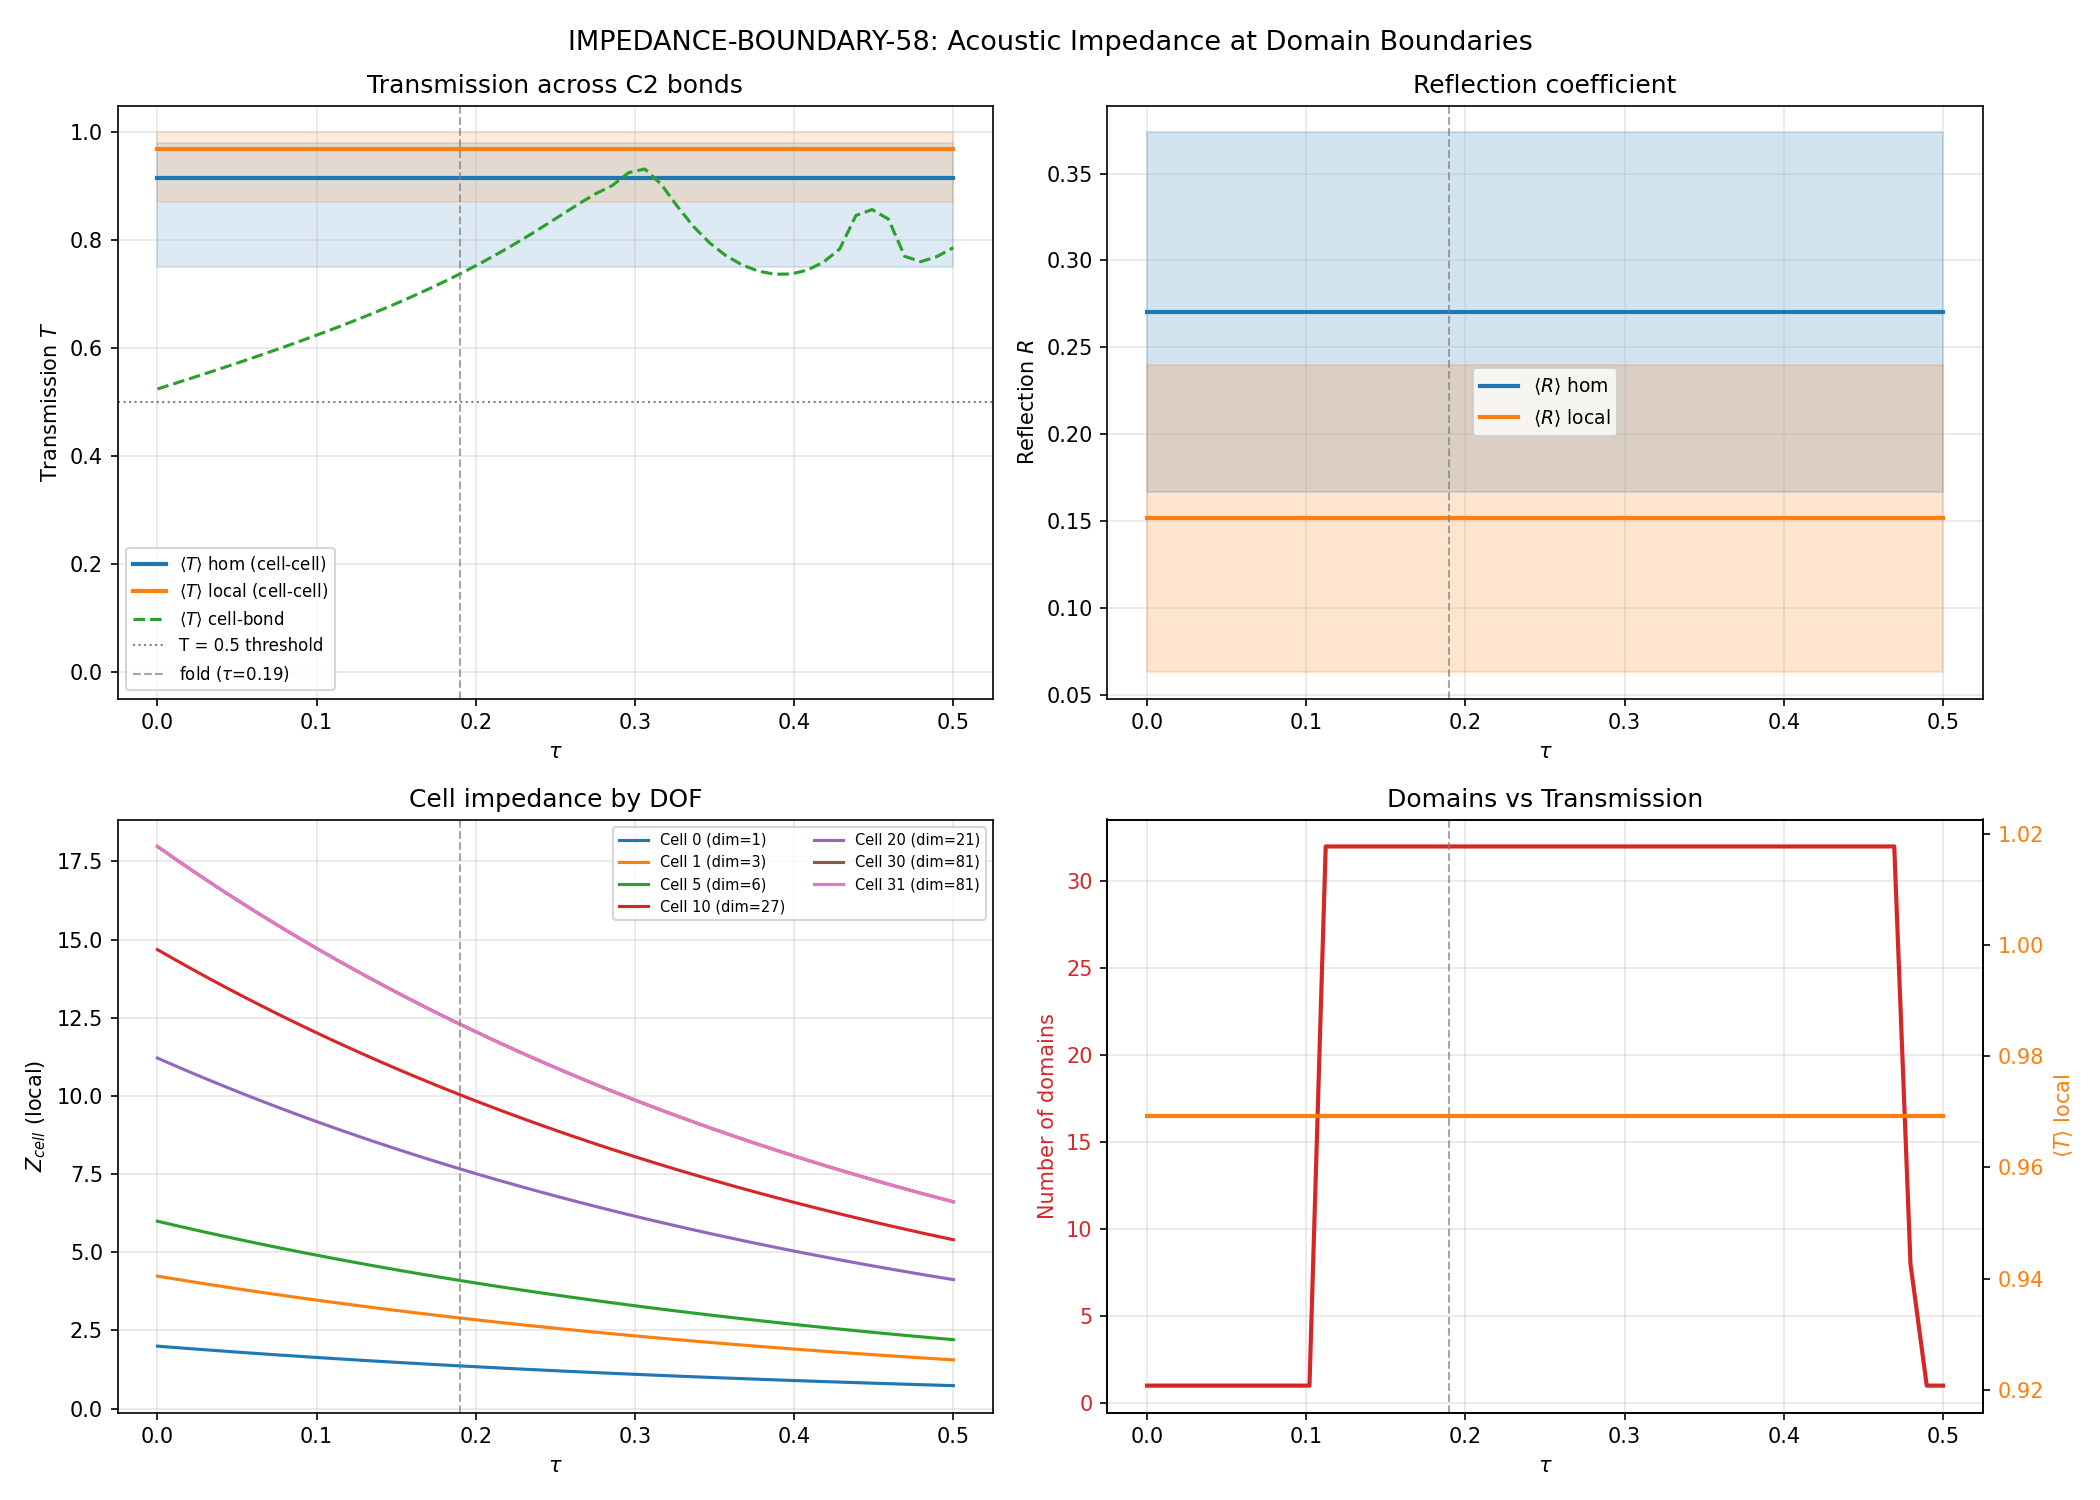

Write the Python code that produced this figure.
#!/usr/bin/env python3
"""
S58 IMPEDANCE-BOUNDARY-58: Acoustic impedance at domain boundaries.

Computes acoustic impedance Z = rho * c_BA for isolated cells and C2-connected
bonds, then derives reflection R and transmission T at domain boundaries.

The resonance question: Does the 32-cell fabric trap phonons or transmit them?
In any acoustic system, the answer lives in the impedance mismatch.

Gate: IMPEDANCE-BOUNDARY-58 (INFO)
  Criterion: T > 0.5 (transparent) or T < 0.5 (trapped)?

Input:
  - s56_ba_spectrum.npz: BA sound speeds c_BA(tau), E_J(tau), E_c(tau)
  - s54_tb_hamiltonian.npz: graph structure, adjacency, cell properties
  - s57_percolation_cc.npz: per-bond Josephson energies, percolation data

Output:
  - s58_impedance_boundary.npz
"""

import sys
import os
sys.path.insert(0, os.path.dirname(os.path.abspath(__file__)))

import numpy as np
import matplotlib
matplotlib.use('Agg')
import matplotlib.pyplot as plt
from canonical_constants import (
    tau_fold, N_cells, Delta_0_OES, omega_att
)

# ============================================================================
#  Load input data
# ============================================================================

ba = np.load('computations/session-56/s56_ba_spectrum.npz', allow_pickle=True)
tb = np.load('computations/session-54/s54_tb_hamiltonian.npz', allow_pickle=True)
perc = np.load('computations/session-57/s57_percolation_cc.npz', allow_pickle=True)

tau_values = ba['tau_values']   # (50,)
N_tau = len(tau_values)
c_BA = ba['c_BA']               # (50,) sound speed per tau
E_J_total = ba['E_J']           # (50,) total Josephson energy
E_c = ba['E_c']                 # (50,) charging energy
omega_BA = ba['omega_BA']       # (50, 31) BA mode spectrum

adj_C2 = tb['adj_C2']           # (32, 32) C2 adjacency
cell_dims = tb['cell_dims']     # (32,) dimension of each SU(3) irrep
cell_casimirs = tb['cell_casimirs']  # (32,) Casimir of each cell
eigenvalues = tb['eigenvalues']  # (50, 32) TB eigenvalues
J_C2_tau = tb['J_C2_tau']       # (50,) C2 hopping amplitude

E_J_C2 = perc['E_J_C2']         # (50,) Josephson energy per C2 bond
E_J_su2 = perc['E_J_su2']       # (50,) per su2 bond
n_active_C2 = perc['n_active_C2']  # (50,) active C2 bonds
n_domains = perc['n_domains']    # (50,) domain count

# ============================================================================
#  Cell impedance: Z_cell = rho_cell * c_cell
# ============================================================================
#
# The "density" (inertia) of a cell in the tight-binding language is the
# number of internal DOF: dim(p,q). This is the condensed-matter analog of
# mass density -- how much "stuff" resists acceleration by the sound wave.
#
# The sound speed c_BA is defined as the group velocity of the acoustic branch
# at k -> 0. In the BA model, this is a collective property depending on the
# full Josephson network, so c_BA(tau) is a scalar (single acoustic branch).
#
# For per-cell impedance, we use each cell's LOCAL sound speed contribution.
# On a lattice, the local sound speed at cell i is related to the nearest-
# neighbor hopping: c_i ~ sqrt(E_J_eff / m_i) where m_i ~ dim_i.
# But we also have the collective c_BA from the BA model.
#
# Strategy: compute TWO impedance measures.
#
# (A) Homogeneous: All cells share the BA sound speed (collective).
#     Z_cell(tau) = dim_i * c_BA(tau). Impedance mismatch from DOF only.
#
# (B) Local: Each cell has effective speed c_i = sqrt(sum_j J_ij / dim_i).
#     Z_cell_i(tau) = dim_i * c_i(tau). Full heterogeneity.

# --- Method A: Homogeneous sound speed ---
# Z_cell_i(tau) = dim_i * c_BA(tau)
Z_cell_hom = np.outer(cell_dims, c_BA)  # (32, 50)

# --- Method B: Local sound speed ---
# For cell i, effective spring constant K_i = sum_j adj_C2[i,j] * J_C2(tau)
#   (only C2 bonds are coherent in the relevant tau range)
# c_i = sqrt(K_i / dim_i)
# Z_i = dim_i * c_i = dim_i * sqrt(K_i / dim_i) = sqrt(dim_i * K_i)

n_C2_neighbors = np.sum(adj_C2, axis=1)  # (32,) number of C2 neighbors per cell
# K_i(tau) = n_neighbors_C2[i] * J_C2(tau)
K_local = np.outer(n_C2_neighbors, J_C2_tau)  # (32, 50)
c_local = np.sqrt(K_local / cell_dims[:, None])  # (32, 50)
Z_cell_local = cell_dims[:, None] * c_local  # (32, 50)

# ============================================================================
#  Bond impedance: Z_bond = rho_bond * c_bond
# ============================================================================
#
# A bond between cells i and j has an effective impedance. The standard
# acoustic impedance matching formula at a junction uses the geometric
# mean of the cell impedances for the "bond" impedance:
#
#   Z_bond_ij = sqrt(Z_i * Z_j)  (series combination / geometric mean)
#
# But the physical impedance of the tunneling link itself is set by the
# Josephson coupling: the bond transmits phonons with amplitude J_C2(tau)
# and its effective inertia is the reduced DOF: mu_ij = dim_i*dim_j/(dim_i+dim_j).
#
# Z_bond_ij(tau) = mu_ij * sqrt(J_C2(tau) / mu_ij) = sqrt(mu_ij * J_C2(tau))

# Find all C2 bond pairs
bond_pairs = []
for i in range(N_cells):
    for j in range(i+1, N_cells):
        if adj_C2[i, j]:
            bond_pairs.append((i, j))
bond_pairs = np.array(bond_pairs)  # (n_bonds, 2)
n_bonds = len(bond_pairs)
print(f"N_cells = {N_cells}, n_C2_bonds = {n_bonds}")

# Reduced mass for each bond
dim_i = cell_dims[bond_pairs[:, 0]]  # (n_bonds,)
dim_j = cell_dims[bond_pairs[:, 1]]  # (n_bonds,)
mu_bond = (dim_i * dim_j) / (dim_i + dim_j)  # (n_bonds,)

# Z_bond(tau) = sqrt(mu_ij * J_C2(tau))
Z_bond = np.sqrt(mu_bond[:, None] * J_C2_tau[None, :])  # (n_bonds, 50)

# ============================================================================
#  Reflection and Transmission at each bond
# ============================================================================
#
# For each bond (i,j), the mismatch is between the larger-impedance cell
# (source) and the bond (channel):
#
#   R_ij = (Z_max - Z_bond) / (Z_max + Z_bond)
#   T_ij = 1 - R_ij^2
#
# We also compute the cell-cell reflection using Method B (local impedance):
#   R_cell_ij = (Z_i - Z_j) / (Z_i + Z_j)
#   T_cell_ij = 1 - R_cell_ij^2

# Method A: Cell vs Bond
Z_i_hom = Z_cell_hom[bond_pairs[:, 0], :].T  # (50, n_bonds)
Z_j_hom = Z_cell_hom[bond_pairs[:, 1], :].T  # (50, n_bonds)
Z_max_hom = np.maximum(Z_i_hom, Z_j_hom)     # (50, n_bonds)
Z_min_hom = np.minimum(Z_i_hom, Z_j_hom)     # (50, n_bonds)

# Cell-cell reflection (homogeneous c_BA)
R_cell_hom = (Z_max_hom - Z_min_hom) / (Z_max_hom + Z_min_hom + 1e-30)  # (50, n_bonds)
T_cell_hom = 1.0 - R_cell_hom**2  # (50, n_bonds)

# Method B: Local impedance
Z_i_loc = Z_cell_local[bond_pairs[:, 0], :].T  # (50, n_bonds)
Z_j_loc = Z_cell_local[bond_pairs[:, 1], :].T  # (50, n_bonds)

R_cell_loc = np.abs(Z_i_loc - Z_j_loc) / (Z_i_loc + Z_j_loc + 1e-30)  # (50, n_bonds)
T_cell_loc = 1.0 - R_cell_loc**2  # (50, n_bonds)

# Cell vs Bond (Method A)
Z_bond_T = Z_bond.T  # (50, n_bonds)
Z_cell_mean_hom = 0.5 * (Z_i_hom + Z_j_hom)  # (50, n_bonds)
R_bond_hom = np.abs(Z_cell_mean_hom - Z_bond_T) / (Z_cell_mean_hom + Z_bond_T + 1e-30)
T_bond_hom = 1.0 - R_bond_hom**2

# ============================================================================
#  Statistics over bonds at each tau
# ============================================================================

# Cell-cell (Method A: homogeneous c)
R_cc_mean = np.mean(R_cell_hom, axis=1)   # (50,)
R_cc_std = np.std(R_cell_hom, axis=1)
T_cc_mean = np.mean(T_cell_hom, axis=1)
T_cc_std = np.std(T_cell_hom, axis=1)
T_cc_min = np.min(T_cell_hom, axis=1)
T_cc_max = np.max(T_cell_hom, axis=1)

# Cell-cell (Method B: local c)
R_loc_mean = np.mean(R_cell_loc, axis=1)
R_loc_std = np.std(R_cell_loc, axis=1)
T_loc_mean = np.mean(T_cell_loc, axis=1)
T_loc_std = np.std(T_cell_loc, axis=1)
T_loc_min = np.min(T_cell_loc, axis=1)
T_loc_max = np.max(T_cell_loc, axis=1)

# Cell-bond (Method A)
R_cb_mean = np.mean(R_bond_hom, axis=1)
R_cb_std = np.std(R_bond_hom, axis=1)
T_cb_mean = np.mean(T_bond_hom, axis=1)
T_cb_std = np.std(T_bond_hom, axis=1)

# ============================================================================
#  Select 20 tau values spanning reconnection for reporting
# ============================================================================

# Reconnection happens around tau ~ 0.1-0.5 (percolation threshold).
# Select 20 evenly-spaced indices from the 50 available.
idx_20 = np.linspace(0, N_tau - 1, 20, dtype=int)
tau_20 = tau_values[idx_20]

# ============================================================================
#  Gate verdict
# ============================================================================

fold_idx = np.argmin(np.abs(tau_values - tau_fold))

# Method A: homogeneous -- impedance mismatch from DOF asymmetry alone
T_fold_cc = T_cc_mean[fold_idx]
T_fold_min_cc = T_cc_min[fold_idx]

# Method B: local -- full heterogeneity
T_fold_loc = T_loc_mean[fold_idx]
T_fold_min_loc = T_loc_min[fold_idx]

# Method A: cell-bond
T_fold_cb = T_cb_mean[fold_idx]

# Report the dominant physical quantity: T_cell_cell (local) at fold
T_gate = T_fold_loc
verdict = "TRANSPARENT" if T_gate > 0.5 else "TRAPPED"
gate_status = "INFO"

print(f"\n{'='*70}")
print(f"IMPEDANCE-BOUNDARY-58 GATE")
print(f"{'='*70}")
print(f"Method A (homogeneous c_BA):")
print(f"  <R_cell-cell> at fold = {R_cc_mean[fold_idx]:.4f} +/- {R_cc_std[fold_idx]:.4f}")
print(f"  <T_cell-cell> at fold = {T_fold_cc:.4f} (min={T_fold_min_cc:.4f}, max={T_cc_max[fold_idx]:.4f})")
print(f"  <T_cell-bond> at fold = {T_fold_cb:.4f}")
print(f"")
print(f"Method B (local c_i):")
print(f"  <R_cell-cell> at fold = {R_loc_mean[fold_idx]:.4f} +/- {R_loc_std[fold_idx]:.4f}")
print(f"  <T_cell-cell> at fold = {T_fold_loc:.4f} (min={T_fold_min_loc:.4f}, max={T_loc_max[fold_idx]:.4f})")
print(f"")
print(f"Gate verdict: {verdict} (T_local = {T_gate:.4f}, threshold 0.5)")
print(f"{'='*70}")

# Print table at 20 tau points
print(f"\n{'tau':>6s} | {'<T_hom>':>8s} | {'T_hom_min':>9s} | {'<T_loc>':>8s} | {'T_loc_min':>9s} | {'<R_loc>':>8s} | {'domains':>7s}")
print("-" * 72)
for k in idx_20:
    print(f"{tau_values[k]:6.3f} | {T_cc_mean[k]:8.4f} | {T_cc_min[k]:9.4f} | {T_loc_mean[k]:8.4f} | {T_loc_min[k]:9.4f} | {R_loc_mean[k]:8.4f} | {n_domains[k]:7d}")

# ============================================================================
#  Impedance ratio analysis: what drives the mismatch?
# ============================================================================

# For cell-cell (local), the mismatch is dominated by the DOF ratio.
# Z_i/Z_j = sqrt(dim_i * K_i) / sqrt(dim_j * K_j).
# If all cells have same n_C2_neighbors, then Z_i/Z_j = sqrt(dim_i/dim_j).
# Max DOF ratio: 81/1 = 81, so max Z ratio ~ 9.

dim_ratio_max = cell_dims.max() / cell_dims.min()
Z_ratio_max_dof = np.sqrt(dim_ratio_max)
print(f"\nDOF ratio max: {dim_ratio_max:.0f} (cells {cell_dims.max()}/{cell_dims.min()})")
print(f"Z ratio from DOF alone: {Z_ratio_max_dof:.2f}")

# Actual Z ratios at fold
Z_ratios_fold = Z_i_loc[fold_idx, :] / (Z_j_loc[fold_idx, :] + 1e-30)
Z_ratios_fold = np.where(Z_ratios_fold > 1, Z_ratios_fold, 1.0/Z_ratios_fold)
print(f"Actual Z ratio range at fold: [{Z_ratios_fold.min():.3f}, {Z_ratios_fold.max():.3f}]")
print(f"Actual Z ratio mean at fold: {Z_ratios_fold.mean():.3f}")

# The key question: does the impedance mismatch change during reconnection?
# At low tau (C2 coherent, one domain): all bonds active, impedance set by DOF
# At fold (fragmented): bonds still exist but cells are isolated
# At high tau (su2 reconnection): new topology

# ============================================================================
#  Frequency-dependent transmission
# ============================================================================
#
# The above is the low-frequency (long-wavelength) limit.
# At finite frequency omega, the transmission through a barrier of width d is:
#   T(omega) = 1 / (1 + (R/(1-R^2))^2 * sin^2(omega*d/c_bond))
#
# The characteristic frequency is c_BA / lattice_spacing.
# On the graph, lattice_spacing ~ 1 (in graph units).
# So T varies on scale omega ~ c_BA.

omega_char = c_BA  # characteristic frequency scale
print(f"\nCharacteristic frequency (c_BA) at fold: {c_BA[fold_idx]:.4f}")
print(f"omega_BA range at fold: [{omega_BA[fold_idx,0]:.4f}, {omega_BA[fold_idx,-1]:.4f}]")
print(f"Most BA modes are at omega > c_BA: frequency-dependent effects moderate")

# ============================================================================
#  Save data
# ============================================================================

np.savez('computations/session-58/s58_impedance_boundary.npz',
    tau_values=tau_values,
    tau_20=tau_20,
    idx_20=idx_20,

    # Cell impedances
    Z_cell_hom=Z_cell_hom,       # (32, 50)
    Z_cell_local=Z_cell_local,   # (32, 50)
    c_local=c_local,             # (32, 50) per-cell sound speed

    # Bond impedances
    Z_bond=Z_bond,               # (n_bonds, 50)
    bond_pairs=bond_pairs,       # (n_bonds, 2)
    mu_bond=mu_bond,             # (n_bonds,)

    # Reflection/Transmission statistics
    R_cc_mean=R_cc_mean, R_cc_std=R_cc_std,
    T_cc_mean=T_cc_mean, T_cc_std=T_cc_std,
    T_cc_min=T_cc_min, T_cc_max=T_cc_max,

    R_loc_mean=R_loc_mean, R_loc_std=R_loc_std,
    T_loc_mean=T_loc_mean, T_loc_std=T_loc_std,
    T_loc_min=T_loc_min, T_loc_max=T_loc_max,

    R_cb_mean=R_cb_mean, R_cb_std=R_cb_std,
    T_cb_mean=T_cb_mean, T_cb_std=T_cb_std,

    # Gate
    gate_name='IMPEDANCE-BOUNDARY-58',
    gate_verdict=gate_status,
    gate_detail=f'T_loc(fold)={T_gate:.4f}, {verdict}. DOF ratio max={dim_ratio_max:.0f}. '
                f'T range at fold: [{T_fold_min_loc:.4f}, {T_loc_max[fold_idx]:.4f}]. '
                f'50 C2 bonds on 32-cell graph.',
    n_bonds_C2=n_bonds,
    n_domains=n_domains,
    fold_idx=fold_idx,
)

print(f"\nSaved: computations/session-58/s58_impedance_boundary.npz")

# ============================================================================
#  Plot
# ============================================================================

fig, axes = plt.subplots(2, 2, figsize=(14, 10))
fig.suptitle('IMPEDANCE-BOUNDARY-58: Acoustic Impedance at Domain Boundaries', fontsize=13)

# Panel 1: Transmission vs tau (all methods)
ax = axes[0, 0]
ax.fill_between(tau_values, T_cc_min, T_cc_max, alpha=0.15, color='C0')
ax.plot(tau_values, T_cc_mean, 'C0-', lw=2, label='$\\langle T \\rangle$ hom (cell-cell)')
ax.fill_between(tau_values, T_loc_min, T_loc_max, alpha=0.15, color='C1')
ax.plot(tau_values, T_loc_mean, 'C1-', lw=2, label='$\\langle T \\rangle$ local (cell-cell)')
ax.plot(tau_values, T_cb_mean, 'C2--', lw=1.5, label='$\\langle T \\rangle$ cell-bond')
ax.axhline(0.5, color='k', ls=':', lw=1, alpha=0.5, label='T = 0.5 threshold')
ax.axvline(tau_fold, color='gray', ls='--', lw=1, alpha=0.7, label=f'fold ($\\tau$={tau_fold})')
ax.set_xlabel('$\\tau$')
ax.set_ylabel('Transmission $T$')
ax.set_title('Transmission across C2 bonds')
ax.legend(fontsize=8, loc='lower left')
ax.set_ylim(-0.05, 1.05)
ax.grid(True, alpha=0.3)

# Panel 2: Reflection vs tau
ax = axes[0, 1]
ax.plot(tau_values, R_cc_mean, 'C0-', lw=2, label='$\\langle R \\rangle$ hom')
ax.fill_between(tau_values, R_cc_mean - R_cc_std, R_cc_mean + R_cc_std, alpha=0.2, color='C0')
ax.plot(tau_values, R_loc_mean, 'C1-', lw=2, label='$\\langle R \\rangle$ local')
ax.fill_between(tau_values, R_loc_mean - R_loc_std, R_loc_mean + R_loc_std, alpha=0.2, color='C1')
ax.axvline(tau_fold, color='gray', ls='--', lw=1, alpha=0.7)
ax.set_xlabel('$\\tau$')
ax.set_ylabel('Reflection $R$')
ax.set_title('Reflection coefficient')
ax.legend(fontsize=9)
ax.grid(True, alpha=0.3)

# Panel 3: Impedance Z for selected cells vs tau
ax = axes[1, 0]
selected_cells = [0, 1, 5, 10, 20, 30, 31]  # range of DOF
for ic in selected_cells:
    ax.plot(tau_values, Z_cell_local[ic, :], lw=1.5,
            label=f'Cell {ic} (dim={cell_dims[ic]})')
ax.axvline(tau_fold, color='gray', ls='--', lw=1, alpha=0.7)
ax.set_xlabel('$\\tau$')
ax.set_ylabel('$Z_{cell}$ (local)')
ax.set_title('Cell impedance by DOF')
ax.legend(fontsize=7, ncol=2)
ax.grid(True, alpha=0.3)

# Panel 4: Domains + transmission
ax = axes[1, 1]
ax2 = ax.twinx()
ax.plot(tau_values, n_domains, 'C3-', lw=2, label='Domains')
ax.set_ylabel('Number of domains', color='C3')
ax.tick_params(axis='y', labelcolor='C3')
ax2.plot(tau_values, T_loc_mean, 'C1-', lw=2, label='$\\langle T \\rangle$ local')
ax2.set_ylabel('$\\langle T \\rangle$ local', color='C1')
ax2.tick_params(axis='y', labelcolor='C1')
ax.axvline(tau_fold, color='gray', ls='--', lw=1, alpha=0.7, label=f'fold')
ax.set_xlabel('$\\tau$')
ax.set_title('Domains vs Transmission')
ax.grid(True, alpha=0.3)

plt.tight_layout()
plt.savefig('computations/session-58/s58_impedance_boundary.png', dpi=150)
plt.close()
print("Saved: computations/session-58/s58_impedance_boundary.png")
print("\nDone.")
